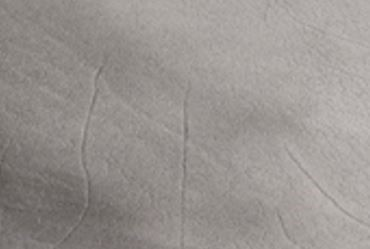
#> input picture growthmarks.jpg, 370 x 249 px
$ python LI_Script.py
#> lines starting #> are read from the running program, lines starting #| are printed output that depends on the picture; after the words box and inside, x2 and y2 are one past the last pixel; in counts of white or black regions, pixels touching at a corner belong together; long printed decimals are rounded
import cv2
import numpy as np


image = cv2.imread('growthmarks.jpg')
#> image is the input picture: shape (249, 370, 3); mean B, G, R 144.3, 147.9, 152.9

cv2.imshow("original img ",image)

gray = cv2.cvtColor(image, cv2.COLOR_BGR2GRAY)
edged = cv2.Canny(gray, 40, 120)
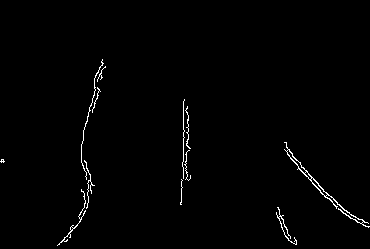
#> edged: shape (249, 370); 1.1% white in thin lines or dots, all inside (x1, y1, x2, y2) = (0, 59, 370, 246)
contours, hierarchy = cv2.findContours(edged,
cv2.RETR_EXTERNAL, cv2.CHAIN_APPROX_NONE)
#> contours = 12 contours, 10 with area under 20; largest, box (x1, y1, x2, y2) and area: (284, 142, 370, 228) 266, (57, 189, 86, 246) 30

cv2.drawContours(image, contours, -1, (0, 0, 255), 5)
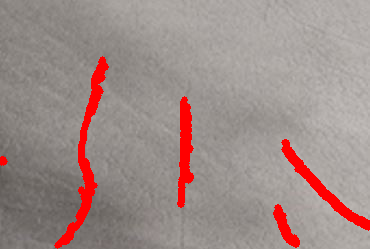
#> image: shape (249, 370, 3); 5.26% of pixels changed, all inside (x1, y1, x2, y2) = (0, 56, 370, 249)
cv2.imshow("growthmark_defect.jpg", image)
cv2.imwrite("growthmark_defect.jpg", image)

ret, thresh1 = cv2.threshold(gray, 90, 255, cv2.THRESH_BINARY)
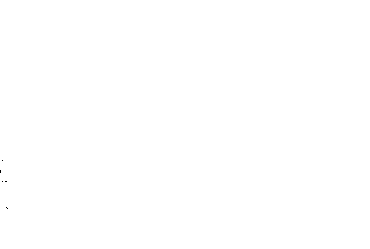
#> thresh1: shape (249, 370); 100% white; black in thin lines or dots, all inside (x1, y1, x2, y2) = (0, 160, 8, 209)

edged = cv2.Canny(thresh1, 40, 120)
#> edged: shape (249, 370); 0.03% white in thin lines or dots, all inside (x1, y1, x2, y2) = (0, 159, 7, 208)
contours, hierarchy = cv2.findContours(edged,
cv2.RETR_EXTERNAL, cv2.CHAIN_APPROX_NONE)
#> contours = 6 contours, all with area under 20
rth = gray.copy()
th = gray.copy()
recarea = 0
for i in contours:
    if cv2.contourArea(i) >0:
        rect = cv2.minAreaRect(i)
        box = cv2.boxPoints(rect)
        box = np.int0(box)
        cv2.drawContours(rth,[box],0,(0,0,255),2)

        x,y,w,h = cv2.boundingRect(i)
        recarea = recarea + (w*h)
        cv2.rectangle(th,(x,y),(x+w,y+h),(0,255,0),2)
#> this loop made 6 passes
#> i on passes 1, 2, 3, 5: [[6, 206], [5, 207]], [[5, 182], [6, 182]], [[5, 180], [6, 180]], [[0, 170], [0, 171], [0, 172], [0, 171]]
#> rth: shape (249, 370); min 0, max 191, mean 148.9
#> th: shape (249, 370); min 0, max 191, mean 148.8
#> after the loop, recarea = 18

cv2.imshow("Defective areas optimized",rth)
cv2.imshow("Defective areas",th)

area = 0.0
for i in range(len(contours)):
            area = area+cv2.contourArea(contours[i])
#> this loop made 6 passes
#> area on passes 1 to 6: 0, 0, 0, 4, 4, 8
#> after the loop, area = 8

def_area = (area/thresh1.size)*100
#> def_area = 0.00868
print("Total Area           = ",thresh1.size )
#| Total Area           =  92130
print("Defect curve area    = ",area)
#| Defect curve area    =  8.0
print("Defect curve area(%) = "+str(def_area)+"%")
#| Defect curve area(%) = 0.008683%
print("Defect rectagle area(%) = "+str((recarea/thresh1.size)*100)+"%")
#| Defect rectagle area(%) = 0.01954%
